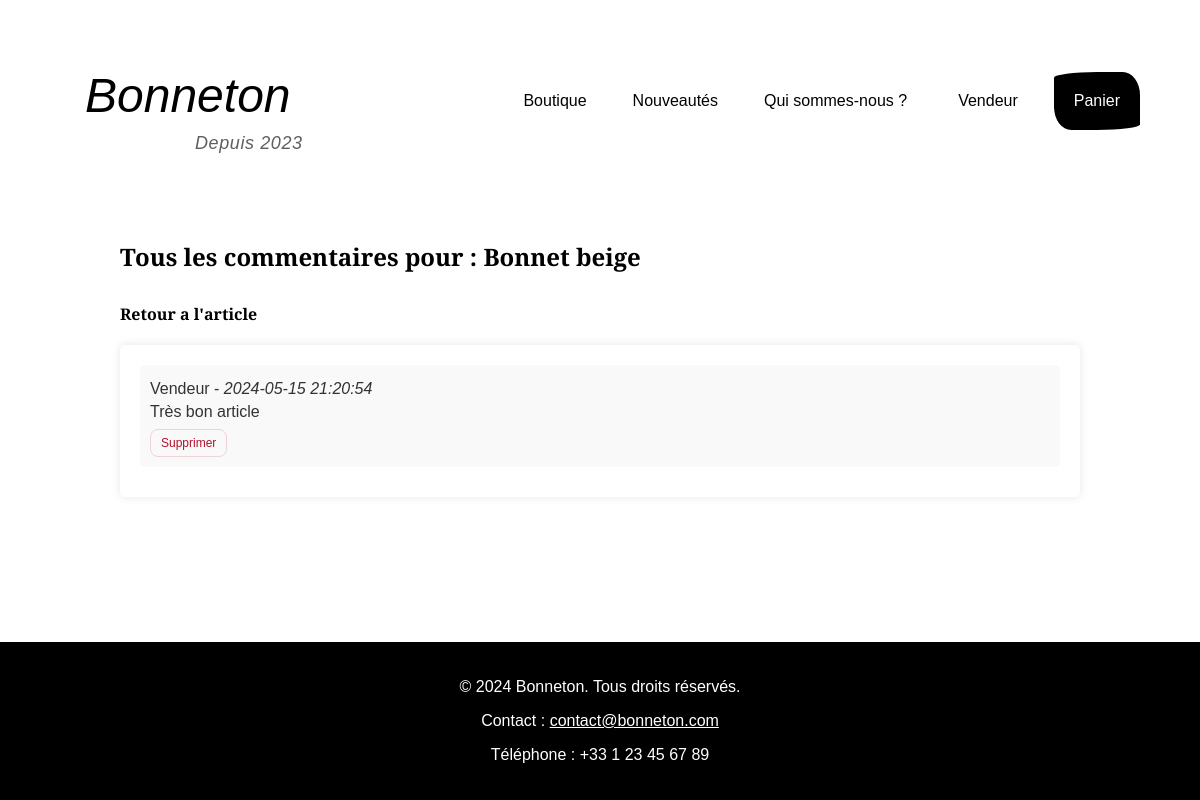
The app's page /public/commentaires.php?id=12 (signed in) with its own data.
### tables this page shows
CREATE TABLE `article` (
  `id` int(11) NOT NULL,
  `user_id` int(11) NOT NULL,
  `article_name` text NOT NULL,
  `caract` text NOT NULL,
  `img` text NOT NULL,
  `price_cents` int(11) NOT NULL DEFAULT 0,
  `currency` char(3) NOT NULL DEFAULT 'EUR',
  `stock` int(11) NOT NULL DEFAULT 0,
  `status` enum('active','out_of_stock','archived') NOT NULL DEFAULT 'active',
  `mise_en_vente` date NOT NULL,
  `nb_vente` int(11) NOT NULL DEFAULT 0,
  `created_at` timestamp NOT NULL DEFAULT current_timestamp(),
  `updated_at` timestamp NULL DEFAULT NULL ON UPDATE current_timestamp()
);

CREATE TABLE `commentaires` (
  `user_id` int(11) DEFAULT NULL,
  `article_id` int(11) DEFAULT NULL,
  `contenu` text DEFAULT NULL,
  `date_commentaire` timestamp NOT NULL DEFAULT current_timestamp(),
  `id` int(11) NOT NULL,
  `img` varchar(255) NOT NULL,
  `rating` tinyint(4) DEFAULT NULL
);

CREATE TABLE `user` (
  `id` int(11) NOT NULL,
  `titre` enum('m','mlle','mme','o') NOT NULL,
  `nom` varchar(50) NOT NULL,
  `prenom` varchar(50) NOT NULL,
  `email` varchar(50) NOT NULL,
  `motdepasse` varchar(255) NOT NULL,
  `dateden` date NOT NULL,
  `accounttype` enum('b','s','a') NOT NULL,
  `created_at` timestamp NOT NULL DEFAULT current_timestamp(),
  `updated_at` timestamp NULL DEFAULT NULL ON UPDATE current_timestamp(),
  `is_active` tinyint(1) NOT NULL DEFAULT 1,
  `email_verified_at` timestamp NULL DEFAULT NULL,
  `last_login_at` timestamp NULL DEFAULT NULL
);

### public/commentaires.php (the view, shortened to what this page needs)
<?php
include("includes/header.php");
?>
<link rel="stylesheet" href="assets/css/commentaire.css">
</head>
<body>
    <?php
    include("includes/menu.php");
    ?>
    <div class="container">
        <?php
        if (!isset($_GET['id']) || empty($_GET['id'])) {
            echo "ID d'article non spécifié.";
        } else {
            $article_id = (int) $_GET['id'];
            $stmt_article = $connexion->prepare("SELECT article_name FROM article WHERE id = ?");
            $stmt_article->bind_param("i", $article_id);
            $stmt_article->execute();
            $result_article = $stmt_article->get_result();
            $article = $result_article->fetch_assoc();
            if ($article) {
                echo "<h2>Tous les commentaires pour : " . e($article['article_name']) . "</h2>";
                echo "<a class='commentaire-all-link' href='page_details_article.php?id=" . e($article_id) . "'>Retour a l'article</a>";
            } else {
                echo "Article introuvable.";
            }
            $stmt_comments = $connexion->prepare("SELECT c.id, c.user_id, c.contenu, c.date_commentaire, c.img, c.rating, u.prenom FROM commentaires c JOIN user u ON c.user_id = u.id WHERE c.article_id = ? ORDER BY c.date_commentaire DESC");
            $stmt_comments->bind_param("i", $article_id);
            $stmt_comments->execute();
            $result_comments = $stmt_comments->get_result();
            if ($result_comments->num_rows > 0) {
                echo "<div class='commentaires'>";
                while ($row_com = $result_comments->fetch_assoc()) {
                    echo '<div class="commentaire">';
                    echo '<div class="commentaire-content">';
                    echo '<p>' . e($row_com['prenom']) . ' - <em>' . e($row_com['date_commentaire']) . '</em></p>';
                    echo '<p>' . e($row_com['contenu']) . '</p>';
                    if (!empty($_SESSION['accounttype']) && $_SESSION['accounttype'] === 'a' || (!empty($_SESSION['id']) && (int) $row_com['user_id'] === (int) $_SESSION['id'])) {
                        echo "<form method='POST' action='actions/traitement-suppression-message.php' class='commentaire-actions' onsubmit=\"return confirm('Supprimer ce commentaire ?');\">";
                        echo "<button type='submit' class='commentaire-delete'>Supprimer</button>";
                        echo "</form>";
                    }
                    echo '</div>';
                    echo '</div>';
                }
                echo "</div>";
            } else {
                echo "<p class='empty-state'>Pas de commentaires pour cet article.</p>";
            }
        }
        ?>
    </div>
    <?php
    include("includes/footer.php");
    ?>

### public/assets/css/stylebase.css (style rules this page uses)
html, body { height: 100%; margin: 0; padding: 0; }
body { font-family: 'Playfair Display', sans-serif; font-weight: thin; min-height: 100vh; display: flex; flex-direction: column; }
.reveal { opacity: 0; transform: translateY(22px); transition: opacity 0.6s ease, transform 0.6s ease; transition-delay: var(--stagger-delay, 0ms); will-change: opacity, transform; }
.reveal-visible { opacity: 1; transform: translateY(0); }

### public/assets/css/commentaire.css (style rules this page uses)
.commentaires { margin-top: 20px; padding: 20px; background-color: #fff; border-radius: 5px; box-shadow: 0 0 10px rgba(0, 0, 0, 0.1); }
.container { width: 80%; margin: 0 auto; }
.commentaire { margin-bottom: 10px; padding: 10px; background-color: #f9f9f9; border-radius: 5px; }
.commentaire-content { color: #333; }
.commentaire-content p { margin: 5px 0; }
.commentaire-all-link { display: inline-block; margin-top: 10px; text-decoration: none; color: #000; font-weight: 600; }
.commentaire-actions { margin-top: 8px; }
.commentaire-delete { background: transparent; border: 1px solid #f0d3d7; color: #b3122c; border-radius: 8px; padding: 6px 10px; cursor: pointer; font-family: 'Playfair Display', sans-serif; font-size: 12px; }

### records on screen
article: article_name "Bonnet beige"
commentaires: user.prenom "Vendeur", date_commentaire "2024-05-15 21:20:54", contenu "Très bon article"

### other values on screen
$_SESSION['prenom'] "Vendeur"
